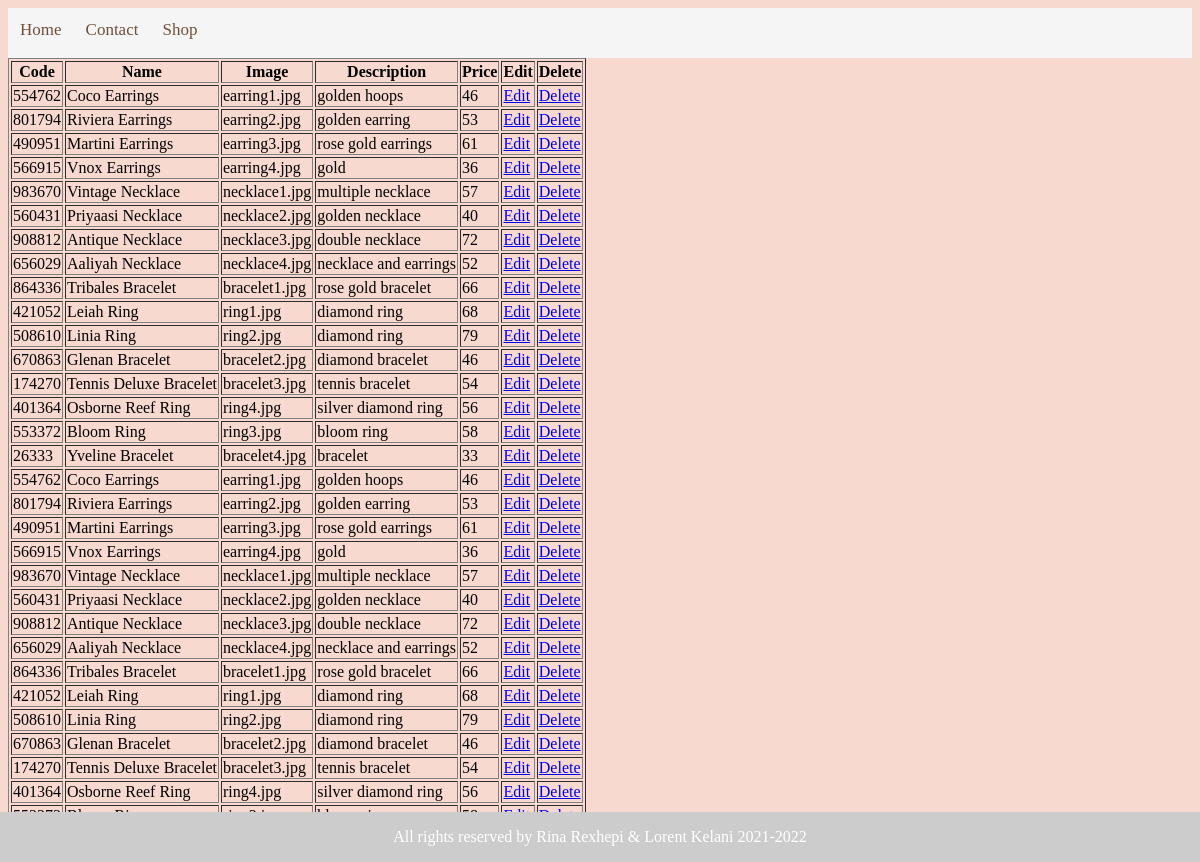
The app's page /view/productDashboard.php with its own data.
### tables this page shows
CREATE TABLE `product` (
  `code` int(50) NOT NULL,
  `name` varchar(50) NOT NULL,
  `image` varchar(255) NOT NULL,
  `description` varchar(255) NOT NULL,
  `price` decimal(10,0) NOT NULL
);

### repository/productRepository.php (called while the page is built, shortened)
<?php
class ProductRepository{
    private $connection;
    function __construct(){
        $conn = new DatabaseConenction;
        $this->connection = $conn->startConnection();
    }
    function getAllProducts(){
        $conn = $this->connection;
        $sql = "SELECT * FROM product";
        $statement = $conn->query($sql);
        $products = $statement->fetchAll();
        return $products;
    }
}
?>

### view/productDashboard.php (the view, shortened to what this page needs)
<!DOCTYPE html>
<html lang="en">
<head>
</head>
<body>
    <div class="navbar">
    <a href="index.php">Home</a>
    <a href="AboutUs.php">Contact</a>
    <a href="Shop.php">Shop</a>
       </div>
    <table border="1">
             <tr>
                 <th>Code</th>
                 <th>Name</th>
                 <th>Image</th>
                 <th>Description</th>
                 <th>Price</th>
                 <th>Edit</th>
                 <th>Delete</th>
             </tr>
             <?php
             include_once '../repository/productRepository.php';
             $productRepository = new ProductRepository();
             $products = $productRepository->getAllProducts();
             foreach($products as $product){
                echo
                "
                <tr>
                     <td>$product[code]</td>
                     <td>$product[name]</td>
                     <td>$product[image] </td>
                     <td>$product[description] </td>
                     <td>$product[price] </td>
                     <td><a href='edit.php?code=$product[code]'>Edit</a> </td>
                     <td><a href='delete.php?code=$product[code]'>Delete</a></td>
                </tr>
                ";
             }
             ?>
    </table>
</body>
<footer>
  <div class="footer">
    <p>All rights reserved by Rina Rexhepi & Lorent Kelani 2021-2022</p>
  </div>
</footer>
</html>

### view/productDashboard.php (style rules this page uses)
body { height: 100%; background-color: #f7d9cf; }
.footer { position: fixed; left: 0; bottom: 0; width: 100%; background-color: rgb(204, 204, 204); color: white; text-align: center; }
.navbar { width: 100%; background-color: whitesmoke; overflow: auto; height: 50px; }
.navbar a { float: left; text-align: center; padding: 12px; color: #6f4f3a; text-decoration: none; font-size: 17px; }

### records on screen
product: code "554762", name "Coco Earrings", image "earring1.jpg", description "golden hoops", price "46"
product: code "801794", name "Riviera Earrings", image "earring2.jpg", description "golden earring", price "53"
product: code "490951", name "Martini Earrings", image "earring3.jpg", description "rose gold earrings", price "61"
product: code "566915", name "Vnox Earrings", image "earring4.jpg", description "gold", price "36"
product: code "983670", name "Vintage Necklace", image "necklace1.jpg", description "multiple necklace", price "57"
product: code "560431", name "Priyaasi Necklace", image "necklace2.jpg", description "golden necklace", price "40"
product: code "908812", name "Antique Necklace", image "necklace3.jpg", description "double necklace", price "72"
product: code "656029", name "Aaliyah Necklace", image "necklace4.jpg", description "necklace and earrings", price "52"
product: code "864336", name "Tribales Bracelet", image "bracelet1.jpg", description "rose gold bracelet", price "66"
product: code "421052", name "Leiah Ring", image "ring1.jpg", description "diamond ring", price "68"
product: code "508610", name "Linia Ring", image "ring2.jpg", description "diamond ring", price "79"
product: code "670863", name "Glenan Bracelet", image "bracelet2.jpg", description "diamond bracelet", price "46"
product: code "174270", name "Tennis Deluxe Bracelet", image "bracelet3.jpg", description "tennis bracelet", price "54"
product: code "401364", name "Osborne Reef Ring", image "ring4.jpg", description "silver diamond ring", price "56"
product: code "553372", name "Bloom Ring", image "ring3.jpg", description "bloom ring", price "58"
product: code "26333", name "Yveline Bracelet", image "bracelet4.jpg", description "bracelet", price "33"
product: code "554762", name "Coco Earrings", image "earring1.jpg", description "golden hoops", price "46"
product: code "801794", name "Riviera Earrings", image "earring2.jpg", description "golden earring", price "53"
product: code "490951", name "Martini Earrings", image "earring3.jpg", description "rose gold earrings", price "61"
product: code "566915", name "Vnox Earrings", image "earring4.jpg", description "gold", price "36"
product: code "983670", name "Vintage Necklace", image "necklace1.jpg", description "multiple necklace", price "57"
product: code "560431", name "Priyaasi Necklace", image "necklace2.jpg", description "golden necklace", price "40"
product: code "908812", name "Antique Necklace", image "necklace3.jpg", description "double necklace", price "72"
product: code "656029", name "Aaliyah Necklace", image "necklace4.jpg", description "necklace and earrings", price "52"
product: code "864336", name "Tribales Bracelet", image "bracelet1.jpg", description "rose gold bracelet", price "66"
product: code "421052", name "Leiah Ring", image "ring1.jpg", description "diamond ring", price "68"
product: code "508610", name "Linia Ring", image "ring2.jpg", description "diamond ring", price "79"
product: code "670863", name "Glenan Bracelet", image "bracelet2.jpg", description "diamond bracelet", price "46"
product: code "174270", name "Tennis Deluxe Bracelet", image "bracelet3.jpg", description "tennis bracelet", price "54"
product: code "401364", name "Osborne Reef Ring", image "ring4.jpg", description "silver diamond ring", price "56"
